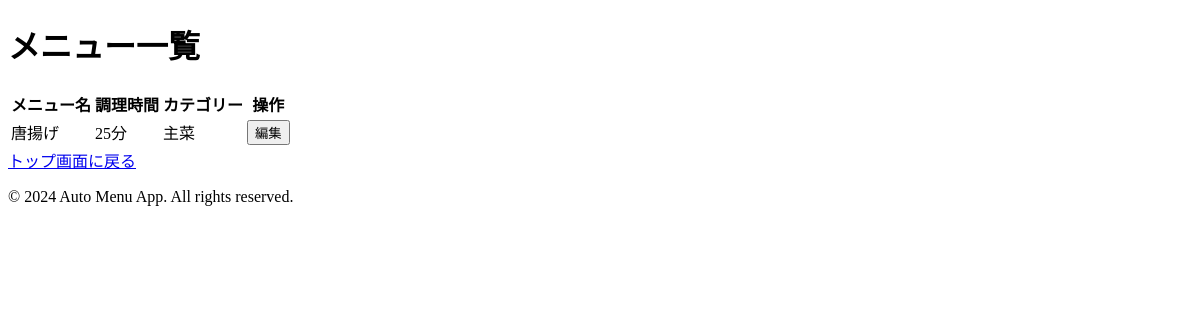
The page /manage_menus/ on the database as committed earlier.
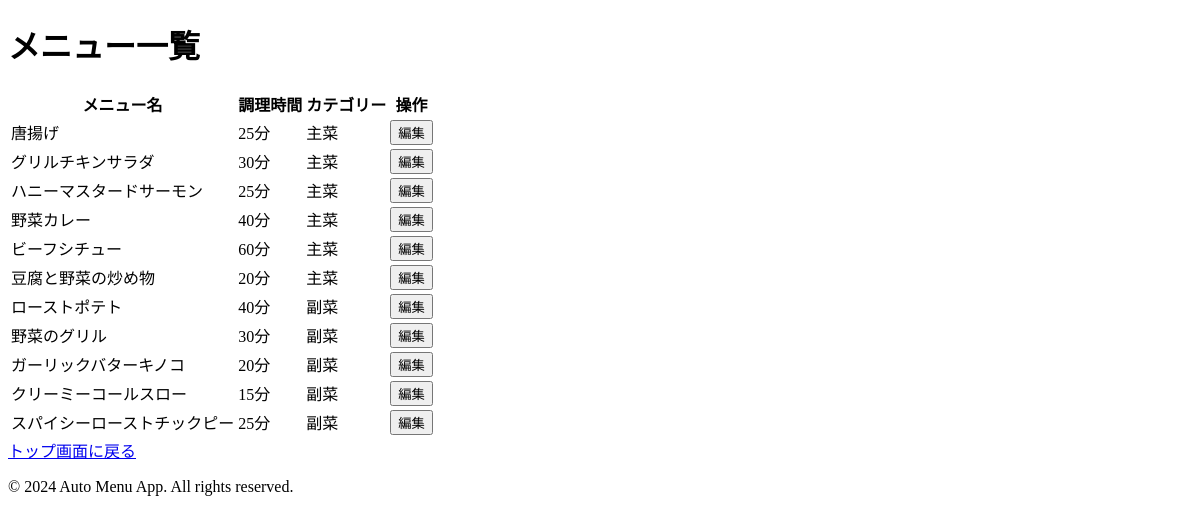
The same page on the database as committed later.
### menu_app/models.py (models this page shows)
class Menu(models.Model):
    menu_id = models.AutoField(primary_key=True, blank=True, null=False)
    menu_name = models.TextField()
    menu_category_code = models.TextField()
    cooking_time = models.IntegerField(blank=True, null=True)
    class Meta:
        managed = False
        db_table = 'menu'

### menu_app/views.py (the view)
# urls.py: path('manage_menus/', manage_menus, name='manage_menus'),
def manage_menus(request):
    query_result = Menu.objects.extra(
        select={'menu_category_code': 'code_value.name'},
        tables=['code_value'],
        where=['menu.menu_category_code = code_value.code']
    )
    return render(request, 'menu_app/manage_menus.html', {'menus': query_result})

### menu_app/templates/menu_app/manage_menus.html (shortened to what this page needs)
<!DOCTYPE html>
<html lang="ja">
<head>
    {% load static %}
    <link rel="stylesheet" href="{% static 'css/style.css' %}">
</head>
<body>
    <h1>メニュー一覧</h1>
    <table>
        <thead>
            <tr>
                <th>メニュー名</th>
                <th>調理時間</th>
                <th>カテゴリー</th>
                <th>操作</th>
            </tr>
        </thead>
        <tbody>
            {% for menu in menus %}
            <tr>
                <td>{{ menu.menu_name }}</td>
                <td>{{ menu.cooking_time }}分</td>
                <td>{{ menu.menu_category_code }}</td>
                <td><form method="get" action="{% url 'edit_menu' menu.menu_id %}">
                    <button type="submit">編集</button>
                </form></td>
            </tr>
            {% endfor %}
        </tbody>
    </table>
    <a href="{% url 'index' %}">トップ画面に戻る</a>
    <footer>
        <p>&copy; 2024 Auto Menu App. All rights reserved.</p>
    </footer>
</body>
</html>

Rows that differ between the two databases and show on the page:
added Menu: menu_name "グリルチキンサラダ", cooking_time "30", menu_category_code "主菜"
added Menu: menu_name "ハニーマスタードサーモン", cooking_time "25", menu_category_code "主菜"
added Menu: menu_name "野菜カレー", cooking_time "40", menu_category_code "主菜"
added Menu: menu_name "ビーフシチュー", cooking_time "60", menu_category_code "主菜"
added Menu: menu_name "豆腐と野菜の炒め物", cooking_time "20", menu_category_code "主菜"
added Menu: menu_name "ローストポテト", cooking_time "40", menu_category_code "副菜"
added Menu: menu_name "野菜のグリル", cooking_time "30", menu_category_code "副菜"
added Menu: menu_name "ガーリックバターキノコ", cooking_time "20", menu_category_code "副菜"
added Menu: menu_name "クリーミーコールスロー", cooking_time "15", menu_category_code "副菜"
added Menu: menu_name "スパイシーローストチックピー", cooking_time "25", menu_category_code "副菜"
